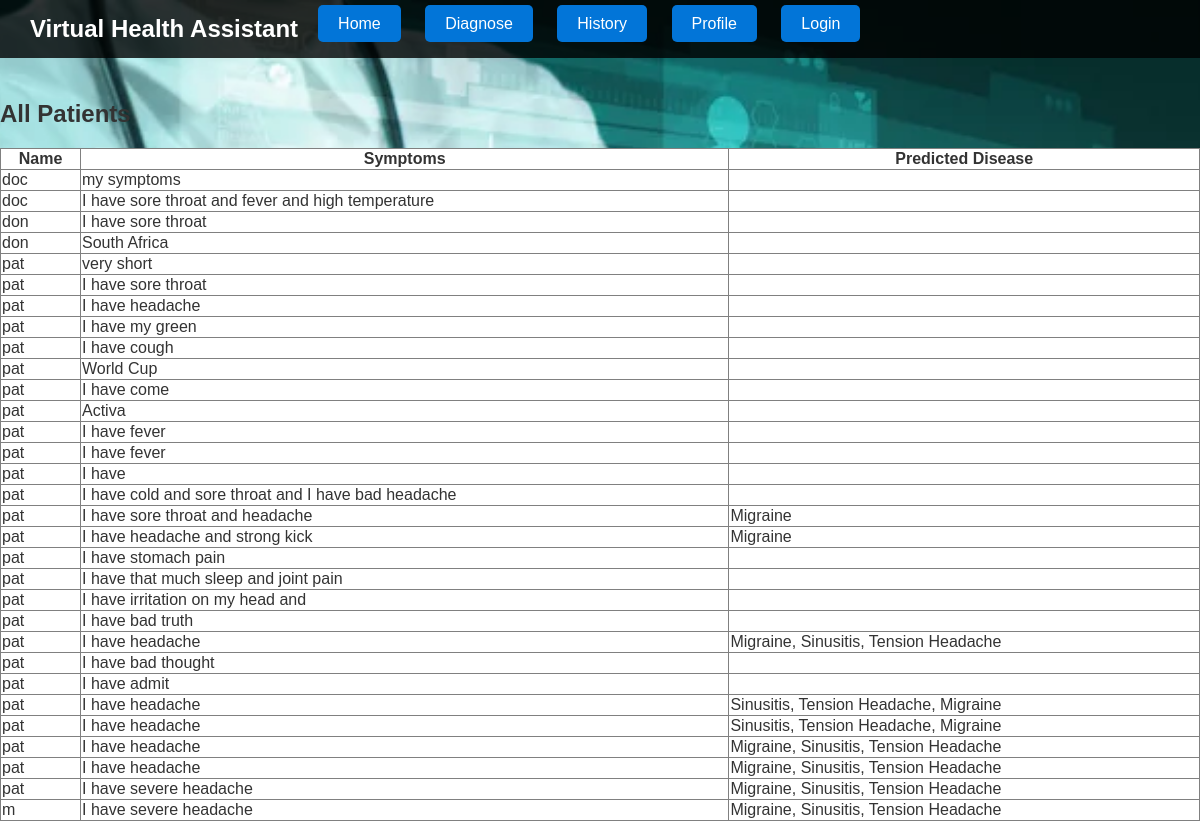
The app's page /patients/, older data.
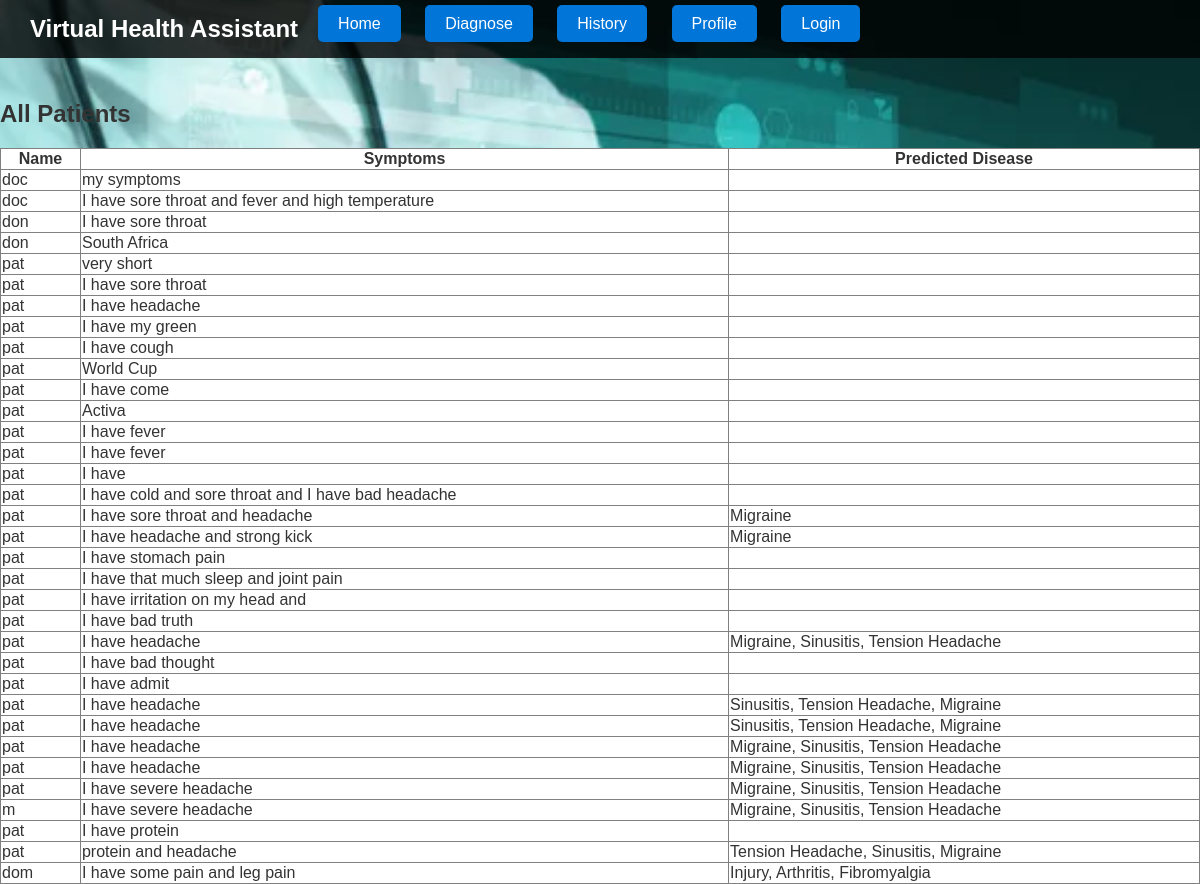
The same page, newer data.
### health_assistant/models.py (models this page shows, shortened)
class Patient(models.Model):
    user = models.ForeignKey(settings.AUTH_USER_MODEL, on_delete=models.CASCADE, default=1)  # Association with the logged-in user
    name = models.CharField(max_length=100)
    symptoms = models.TextField()
    predicted_disease = models.TextField()

### health_assistant/views.py (the view)
# urls.py: path('patients/', views.all_patients_view, name='all_patients'),
def all_patients_view(request):
    patients = Patient.objects.all()
    return render(request, 'health_assistant/all_patient.html', {'patients': patients})

### health_assistant/templates/health_assistant/all_patient.html
{% extends 'base.html' %}
{% block content %}
<h2>All Patients</h2>
<table border="1" style="background-color: white; width: 100%; border-collapse: collapse;">
    <thead>
        <tr>
            <th>Name</th>
            <th>Symptoms</th>
            <th>Predicted Disease</th>
        </tr>
    </thead>
    <tbody>
        {% for patient in patients %}
        <tr>
            <td>{{ patient.name }}</td>
            <td>{{ patient.symptoms }}</td>
            <td>{{ patient.predicted_disease }}</td>
        </tr>
        {% empty %}
        <tr>
            <td colspan="3">No patients available.</td>
        </tr>
        {% endfor %}
    </tbody>
</table>
{% endblock %}

### health_assistant/templates/base.html (shortened to what this page needs)
<!DOCTYPE html>
<html lang="en">
<head>
    {% load static %}
</head>
<body>
    <div class="navbar">
        <h2>Virtual Health Assistant</h2>
        <div>
            <a href="{% url 'index' %}">Home</a>
            <a href="{% url 'diagnose' %}">Diagnose</a>
            <a href="{% url 'all_patients' %}">History</a>
            <a href="{% url 'profile' %}">Profile</a>
            {% if user.is_authenticated %}
                <a href="{% url 'logout' %}">Logout</a>
            {% else %}
                <a href="{% url 'login' %}">Login</a>
            {% endif %}
        </div>
    </div>
    <div class="content">
        {% block content %}
        {% endblock %}
    </div>
</body>
</html>

Row changes from the older to the newer data that the page shows:
added Patient: name "pat", symptoms "I have protein"
added Patient: name "pat", symptoms "protein and headache", predicted_disease "Tension Headache, Sinusitis, Migraine"
added Patient: name "dom", symptoms "I have some pain and leg pain", predicted_disease "Injury, Arthritis, Fibromyalgia"
